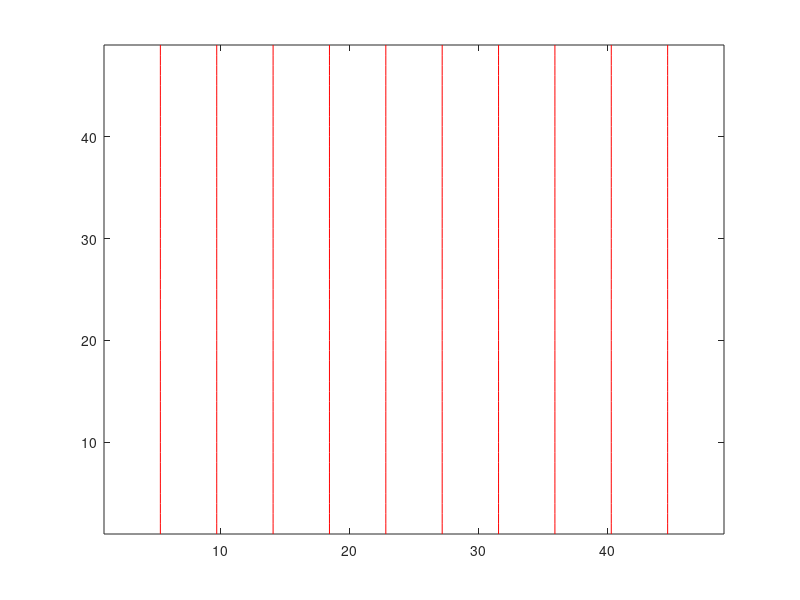

MATLAB code to generate this figure:
function result = test_contour_010
result = false;
a = figure;
[Z,x,y] = peaks;
contour(Z,'r-');
drawnow;
close(a);
result = true;
